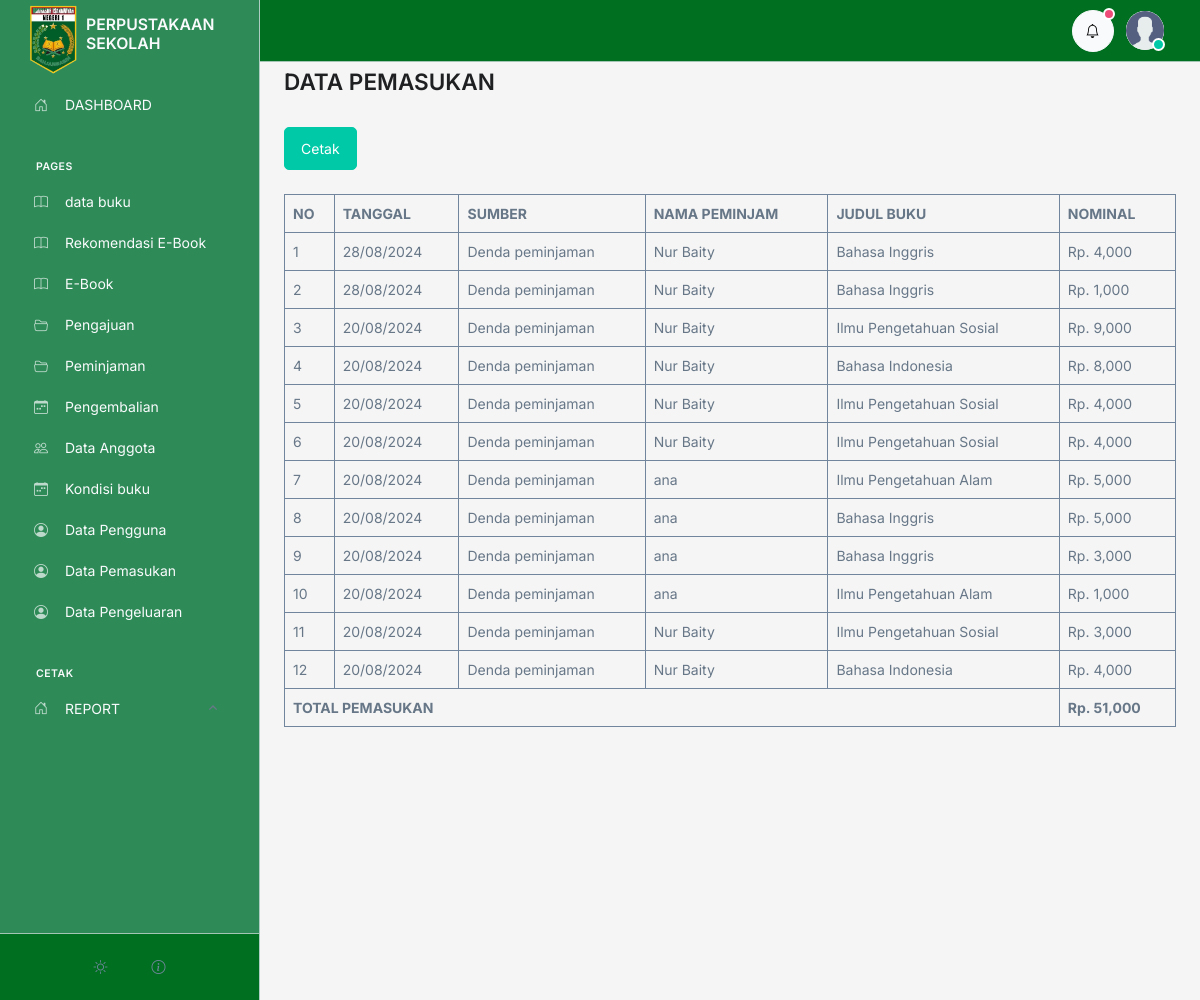
Before: /admin/pemasukan/index.php (signed in) with the older database file.
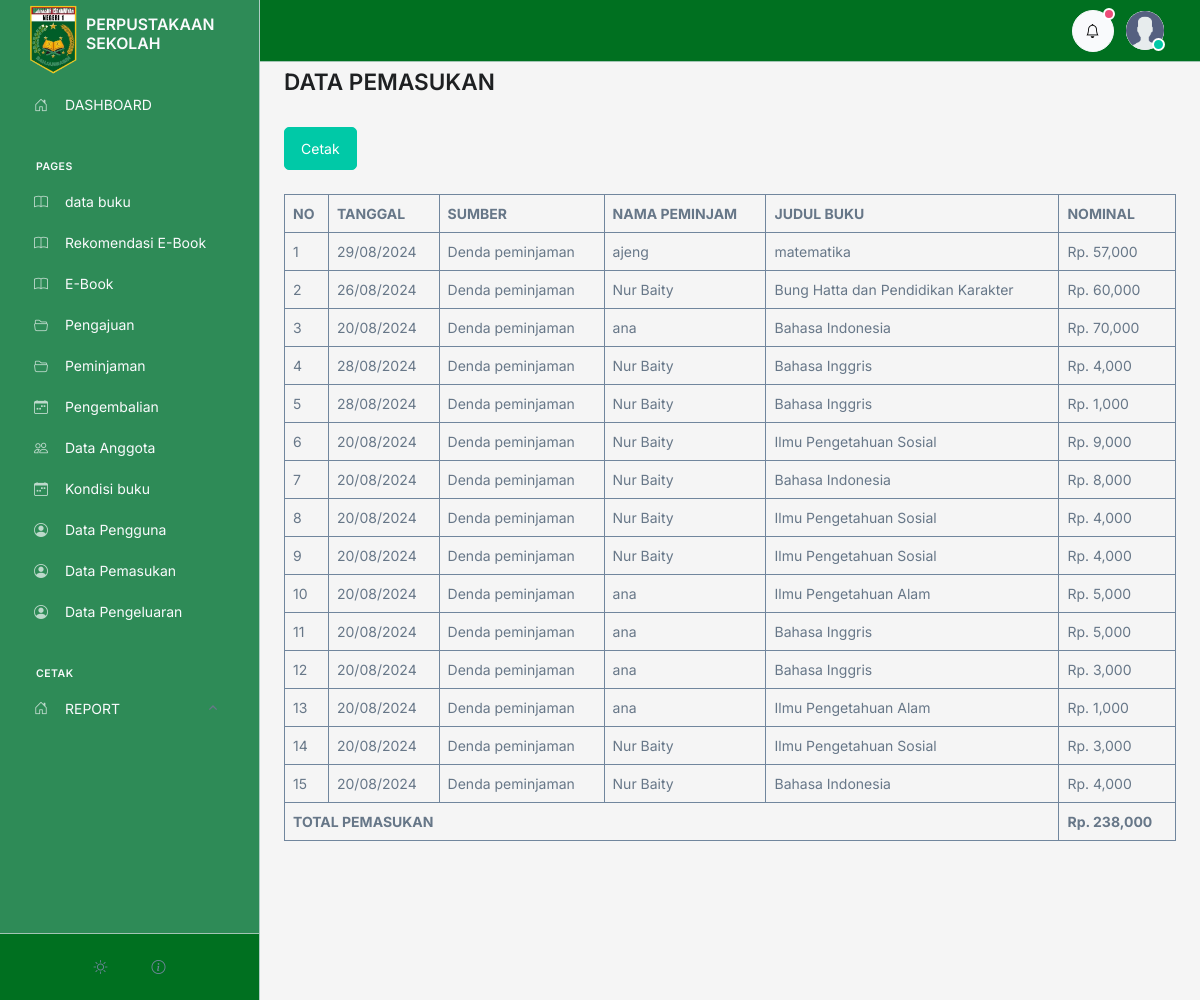
After: the same page with the newer database file.
### tables this page shows
CREATE TABLE `pemasukan` (
  `id` int(100) NOT NULL,
  `id_peminjaman` int(100) NOT NULL,
  `id_buku` int(100) NOT NULL,
  `jumlah_denda` int(100) NOT NULL
);

CREATE TABLE `peminjaman` (
  `id` int(50) NOT NULL,
  `id_anggota` int(50) NOT NULL,
  `id_buku` int(50) NOT NULL,
  `tanggal` varchar(100) NOT NULL,
  `tanggal_kembali` varchar(100) NOT NULL,
  `status` varchar(100) NOT NULL
);

CREATE TABLE `anggota` (
  `id` int(11) NOT NULL,
  `user_id` int(11) DEFAULT NULL,
  `nis` varchar(20) NOT NULL,
  `nama` varchar(100) NOT NULL,
  `email` varchar(100) NOT NULL DEFAULT 'm.nawir177@gmail.com',
  `telpon` varchar(15) NOT NULL DEFAULT '082255445566',
  `tempat_lahir` varchar(100) NOT NULL,
  `tanggal_lahir` varchar(100) NOT NULL,
  `kelamin` varchar(100) NOT NULL,
  `TA` varchar(100) NOT NULL,
  `alamat` text NOT NULL,
  `foto` varchar(100) NOT NULL,
  `verifikasi` tinyint(1) NOT NULL DEFAULT 0
);

CREATE TABLE `buku` (
  `id` int(11) NOT NULL,
  `id_kategori` int(11) DEFAULT 1,
  `tanggal` varchar(50) NOT NULL,
  `judul` varchar(200) NOT NULL,
  `pengarang` varchar(100) NOT NULL,
  `penerbit` varchar(100) NOT NULL,
  `tahun_terbit` varchar(50) NOT NULL,
  `isbn` varchar(200) NOT NULL,
  `jumlah` int(10) NOT NULL,
  `lokasi` varchar(200) NOT NULL,
  `deskripsi` text NOT NULL,
  `image` text NOT NULL
);

### admin/controller.php (called while the page is built, shortened)
<?php
$conn = mysqli_connect('localhost', 'root', '', 'perpustakaan');
function all($table)
{
   $query = "SELECT * FROM $table ORDER BY id DESC";
   global $conn;
   $rows = [];
   $result = mysqli_query($conn, $query);
   while ($row = mysqli_fetch_assoc($result)) {
      $rows[] = $row;
   }
   return $rows;
}
function show($table, $id)
{
   $query = "SELECT * FROM $table WHERE id='$id'";
   global $conn;
   $rows = [];
   $result = mysqli_query($conn, $query);
   while ($row = mysqli_fetch_assoc($result)) {
      $rows[] = $row;
   }
   return $rows[0];
}

### admin/pemasukan/index.php (the view)
<?php include '../controller.php'  ?>
<?php include '../template/header.php';
$totalPemasukan = 0;
$pemasukan = all('pemasukan');
$no = 1;
?>
<div class="container">
  <h1>DATA PEMASUKAN</h1>
  <div class="d-flex gap-2">
    <a href="print.php" target="_blank">
      <button type="button" class="btn btn-success mt-4" onclick="printData()">Cetak</button>
    </a>
  </div>
  <table class="w-full table-bordered border-secondary mt-4" cellpadding=8 style="width: 100%;">
    <thead class="mt-3">
      <tr>
        <th>NO</th>
        <th>TANGGAL</th>
        <th>SUMBER</th>
        <th>NAMA PEMINJAM</th>
        <th>JUDUL BUKU</th>
        <th>NOMINAL</th>
      </tr>
    </thead>
    <tbody>
      <?php foreach ($pemasukan as $value) :   ?>
        <?php $totalPemasukan += $value['jumlah_denda']  ?>
        <tr>
          <td>
            <?= $no++; ?>
          </td>
          <td><?= show('peminjaman', $value['id_peminjaman'])['tanggal']; ?></td>
          <td>Denda peminjaman</td>
          <td><?= show('anggota', show('peminjaman', $value['id_peminjaman'])['id_anggota'])['nama']; ?></td>
          <td><?= show('buku', $value['id_buku'])['judul']  ?></td>
          <td>Rp. <?= number_format($value['jumlah_denda'], 0, 00) ?></td>
        </tr>
      <?php endforeach  ?>
      <tr>
        <td colspan="5" class="font-weight-bold"><b>TOTAL PEMASUKAN</b></td>
        <td><b>Rp. <?= number_format($totalPemasukan, 0, 00) ?></b></td>
      </tr>
    </tbody>
  </table>
</div>
<?php include '../template/footer.php';
?>

### admin/template/header.php (shortened to what this page needs)
<?php
include_once '../controller.php';
?>
<!DOCTYPE html>
<html lang="en">
<head>
   <link rel="stylesheet" href="../template/dist/assets/vendor/bootstrap-icons/font/bootstrap-icons.css">
</head>
<body class="has-navbar-vertical-aside navbar-vertical-aside-show-xl">
   <main id="content" role="main" class="main w-full" style="background-color:#F5F5F5 ; min-height:1000px">
      <?php include_once 'sidebar.php'  ?>
      <div class="content container">
         <?php include 'navbar.php'  ?>
         <div class="row justify-content-lg-center mt-6">
            <div class="col-lg-12">

### admin/template/sidebar.php (shortened to what this page needs)
<aside class="sidebar js-navbar-vertical-aside navbar navbar-vertical-aside navbar-vertical navbar-vertical-fixed navbar-expand-xl navbar-bordered" style="background-color:#2E8B57;">
   <div class="sidebar navbar-vertical-container">
      <div class="sidebar navbar-vertical-footer-offset">
         <a class="navbar-brand" href="../../home/" aria-label="Front">
            <img src="../assets/image/logo.png" alt="" class=" mt-3" width="50">
            <h5 class="navbar-brand-logo mt-3 ms-2 text-light fs-4">PERPUSTAKAAN<br>SEKOLAH</h5>
         </a>
         <div class="sidebar navbar-vertical-content text-light">
            <div id="navbarVerticalMenu" class="nav nav-pills nav-vertical card-navbar-nav text-light" style="color:white">
               <div class="nav-item">
                  <a class="text-light nav-link" href="http://localhost/perpustakaan-app/admin/dashboard/" data-placement="left">
                     <i class="bi-house-door nav-icon"></i>
                     <span class="text-light nav-link-title">DASHBOARD</span>
                  </a>
               </div>
               <span class="dropdown-header mt-4">Pages</span>
               <div class="nav-item">
                  <a class="text-light nav-link " href="http://localhost/perpustakaan-app/admin/buku" data-placement="left">
                     <i class="bi-book nav-icon"></i>
                     <span class="text-light nav-link-title">data buku</span>
                  </a>
               </div>
               <div class="nav-item">
                  <a class="text-light nav-link " href="http://localhost/perpustakaan-app/admin/rekomendasi" data-placement="left">
                     <i class="bi-book nav-icon"></i>
                     <span class="text-light nav-link-title">Rekomendasi E-Book</span>
                  </a>
               </div>
               <div class="nav-item">
                  <a class="text-light nav-link " href="http://localhost/perpustakaan-app/admin/e-book" data-placement="left">
                     <i class="bi-book nav-icon"></i>
                     <span class="text-light nav-link-title">E-Book</span>
                  </a>
               </div>
               <div class="nav-item">
                  <a class="text-light nav-link " href="http://localhost/perpustakaan-app/admin/pengajuan" data-placement="left">
                     <i class="bi-folder2-open nav-icon"></i>
                     <span class="text-light nav-link-title">Pengajuan</span>
                  </a>
               </div>
               <div class="nav-item">
                  <a class="text-light nav-link " href="http://localhost/perpustakaan-app/admin/peminjaman" data-placement="left">
                     <i class="bi-folder2-open nav-icon"></i>
                     <span class="text-light nav-link-title">Peminjaman</span>
                  </a>
               </div>
               <div class="nav-item">
                  <a class="text-light nav-link " href="http://localhost/perpustakaan-app/admin/pengembalian" data-placement="left">
                     <i class="bi-calendar-week nav-icon"></i>
                     <span class="text-light nav-link-title">Pengembalian</span>
                  </a>
               </div>
               <div class="nav-item">
                  <a class="text-light nav-link" href="http://localhost/perpustakaan-app/admin/anggota" data-placement="left">
                     <i class="bi-people nav-icon"></i>
                     <span class="text-light nav-link-title">Data Anggota</span>
                  </a>
               </div>
               <div class="nav-item">
                  <a class="text-light nav-link " href="http://localhost/perpustakaan-app/admin/kondisi_buku" data-placement="left">
                     <i class="bi-calendar-week nav-icon"></i>
                     <span class="text-light nav-link-title">Kondisi buku</span>
                  </a>
               </div>
               <div class="nav-item">
                  <a class="text-light nav-link " href="http://localhost/perpustakaan-app/admin/pengguna" data-placement="left">
                     <i class="bi-person-circle nav-icon"></i>
                     <span class="text-light nav-link-title">Data Pengguna</span>
                  </a>
               </div>
               <div class="nav-item">
                  <a class="text-light nav-link " href="http://localhost/perpustakaan-app/admin/pemasukan" data-placement="left">
                     <i class="bi-person-circle nav-icon"></i>
                     <span class="text-light nav-link-title">Data Pemasukan</span>
                  </a>
               </div>
               <div class="nav-item">
                  <a class="text-light nav-link " href="http://localhost/perpustakaan-app/admin/pengeluaran" data-placement="left">
                     <i class="bi-person-circle nav-icon"></i>
                     <span class="text-light nav-link-title">Data Pengeluaran</span>
                  </a>
               </div>
               <span class="dropdown-header mt-4">CETAK</span>
               <div class="nav-item">
                  <a class="text-light nav-link dropdown-toggle active" href="#navbarVerticalMenuDashboards" role="button" data-bs-toggle="collapse" data-bs-target="#navbarVerticalMenuDashboards" aria-expanded="true" aria-controls="navbarVerticalMenuDashboards">
                     <i class="bi-house-door nav-icon"></i>
                     <span class="text-light nav-link-title">REPORT</span>
                  </a>
               </div>
            </div>
         </div>
         <div class="navbar-vertical-footer text-light" style="background-color:#007020;">
            <ul class="navbar-vertical-footer-list">
               <li class="navbar-vertical-footer-list-item text-light">
                  <div class="dropdown dropup">
                     <button type="button" class="btn btn-ghost-secondary btn-icon rounded-circle" id="selectThemeDropdown" data-bs-toggle="dropdown" aria-expanded="false" data-bs-dropdown-animation>
                     </button>
                  </div>
               </li>
               <li class="navbar-vertical-footer-list-item">
                  <div class="dropdown dropup">
                     <button type="button" class="btn btn-ghost-secondary btn-icon rounded-circle" id="otherLinksDropdown" data-bs-toggle="dropdown" aria-expanded="false" data-bs-dropdown-animation>
                        <i class="bi-info-circle"></i>
                     </button>
                  </div>
               </li>
            </ul>
         </div>
      </div>
   </div>
</aside>

### admin/template/navbar.php (shortened to what this page needs)
<header id="header" class="navbar navbar-expand-lg navbar-fixed navbar-height navbar-container navbar-bordered " style="background-color: #007020;">
  <div class="navbar-nav-wrap">
    <div class="navbar-nav-wrap-content-end">
      <ul class="navbar-nav">
        <li class="nav-item d-none d-sm-inline-block">
          <div class="dropdown">
            <button type="button" class="btn btn-light btn-icon rounded-circle" id="navbarNotificationsDropdown" data-bs-toggle="dropdown" aria-expanded="false" data-bs-auto-close="outside" data-bs-dropdown-animation>
              <i class="bi-bell"></i>
              <span class="btn-status btn-sm-status btn-status-danger"></span>
            </button>
          </div>
        </li>
        <li class="nav-item">
          <div class="dropdown">
            <a class="navbar-dropdown-account-wrapper" href="javascript:;" id="accountNavbarDropdown" data-bs-toggle="dropdown" aria-expanded="false" data-bs-auto-close="outside" data-bs-dropdown-animation>
              <div class="avatar avatar-sm avatar-circle">
                <img class="avatar-img" src="../assets/image/user.png" alt="Image Description">
                <span class="avatar-status avatar-sm-status avatar-status-success"></span>
              </div>
            </a>
        </li>
      </ul>
    </div>
  </div>
</header>

### admin/template/footer.php (shortened to what this page needs)
</div>
</div>
</div>
</main>
</body>
</html>

### admin/template/header.php (style rules this page uses)
* { transition: unset !important; }
body { opacity: 0; }

Changed rows visible on the page:
added pemasukan: id_peminjaman.tanggal "29/08/2024", id_peminjaman.nama "ajeng", id_buku.judul "matematika", jumlah_denda "57,000"
added pemasukan: id_peminjaman.tanggal "26/08/2024", id_peminjaman.nama "Nur Baity", id_buku.judul "Bung Hatta dan Pendidikan Karakter", jumlah_denda "60,000"
added pemasukan: id_peminjaman.tanggal "20/08/2024", id_peminjaman.nama "ana", id_buku.judul "Bahasa Indonesia", jumlah_denda "70,000"
Other visible differences:
$totalPemasukan: "51,000" → "238,000"
